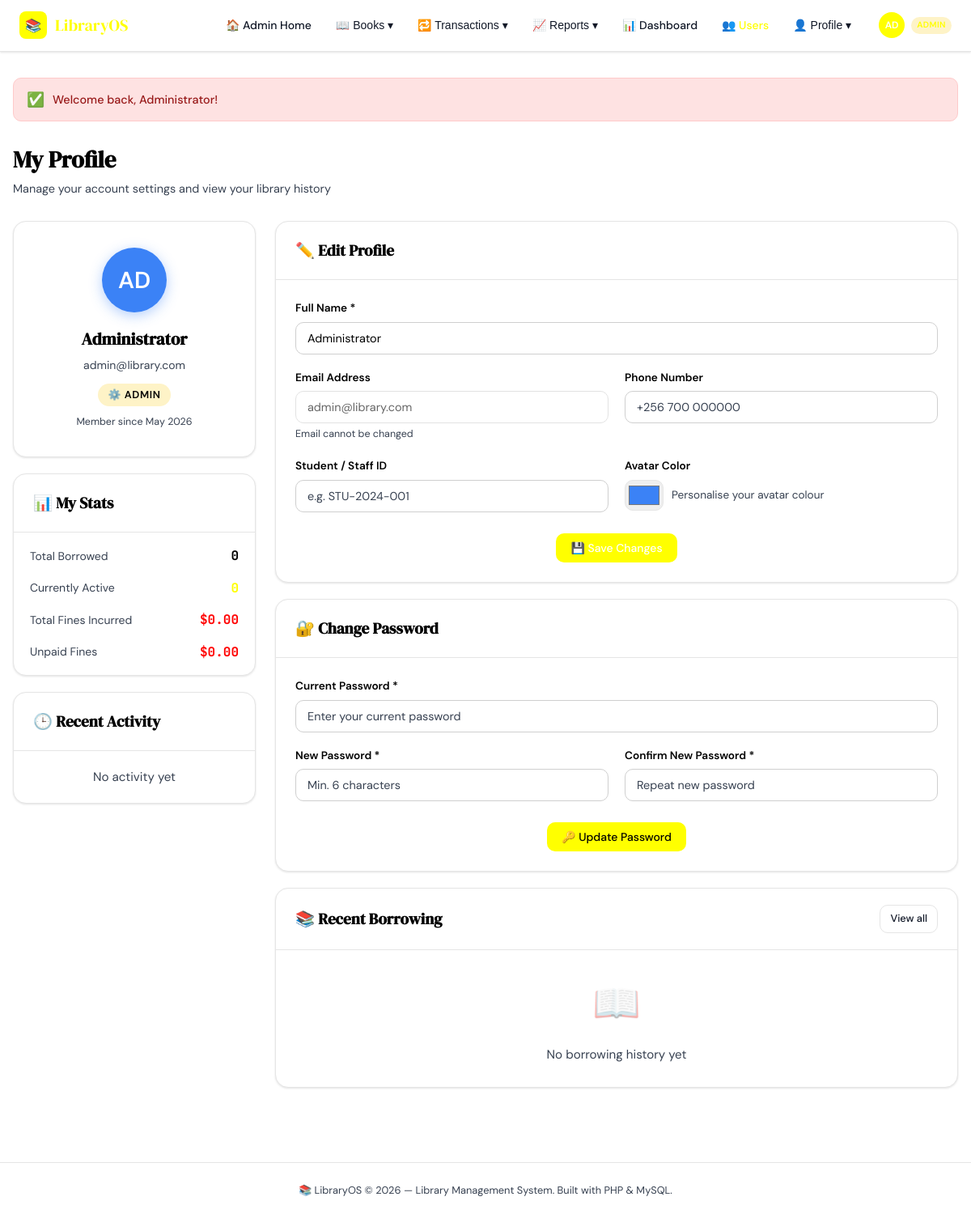
Page /library/profile.php (signed in) on the committed database.
### tables this page shows
CREATE TABLE IF NOT EXISTS `users` (
  `id` int NOT NULL AUTO_INCREMENT,
  `name` varchar(100) NOT NULL,
  `email` varchar(100) NOT NULL,
  `password` varchar(255) NOT NULL,
  `role` enum('admin','student') DEFAULT 'student',
  `student_id` varchar(50) DEFAULT NULL,
  `phone` varchar(20) DEFAULT NULL,
  `avatar_color` varchar(7) DEFAULT '#3B82F6',
  `created_at` timestamp NULL DEFAULT CURRENT_TIMESTAMP,
  `updated_at` timestamp NULL DEFAULT CURRENT_TIMESTAMP ON UPDATE CURRENT_TIMESTAMP,
  PRIMARY KEY (`id`),
  UNIQUE KEY `email` (`email`),
  UNIQUE KEY `student_id` (`student_id`)
);

### config/auth.php (called while the page is built, shortened)
<?php
function sanitize($value): string {
    if (is_scalar($value)) {
        return htmlspecialchars((string)$value, ENT_QUOTES | ENT_SUBSTITUTE, 'UTF-8');
    }
    return htmlspecialchars(json_encode($value, JSON_UNESCAPED_UNICODE), ENT_QUOTES | ENT_SUBSTITUTE, 'UTF-8');
}
function getCurrentUser(): array|false {
    return [
        'id' => (int)($_SESSION['user_id'] ?? 0),
        'name' => (string)($_SESSION['user_name'] ?? ''),
        'role' => (string)($_SESSION['role'] ?? 'student'),
    ];
}

### library/profile.php (the view, shortened to what this page needs)
<?php
require_once __DIR__ . '/../config/auth.php';
$user = getCurrentUser();
$conn = getDBConnection();
$stmt = $conn->prepare("SELECT * FROM users WHERE id=:id");
$stmt->execute([':id' => $user['id']]);
$profile = $stmt->fetch();
$avatarColor = $profile['avatar_color'] ?? '#FFFF00';
$activeBorrowed = (int)($conn->query(
    "SELECT COUNT(*) AS c FROM borrow_records WHERE user_id={$user['id']} AND status IN ('Borrowed','Overdue')"
)->fetch()['c'] ?? 0);
$totalFines = (float)$conn->query(
    "SELECT COALESCE(SUM(fine_amount),0) AS t FROM borrow_records WHERE user_id={$user['id']}"
)->fetch()['t'];
$unpaidFines = (float)$conn->query(
    "SELECT COALESCE(SUM(fine_amount),0) AS t FROM borrow_records WHERE user_id={$user['id']} AND fine_paid=0 AND fine_amount>0 AND status='Returned'"
)->fetch()['t'] ?? 0.0;
$recentActivity = $conn->query(
    "SELECT action, details, created_at FROM activity_log WHERE user_id={$user['id']} ORDER BY created_at DESC LIMIT 8"
);
$borrowHistory  = $conn->query(
    "SELECT br.*, b.title, b.author, b.cover_color FROM borrow_records br JOIN books b ON br.book_id=b.id WHERE br.user_id={$user['id']} ORDER BY br.borrow_date DESC LIMIT 5"
);
$recentActivityRows = $recentActivity ? $recentActivity->fetchAll(PDO::FETCH_ASSOC) : [];
$borrowHistoryRows  = $borrowHistory ? $borrowHistory->fetchAll(PDO::FETCH_ASSOC) : [];
$totalBorrowed = (int)$conn->query(
    "SELECT COUNT(*) AS c FROM borrow_records WHERE user_id={$user['id']}"
)->fetch()['c'];
require_once __DIR__ . '/includes/header.php';
?>
<div class="page-header">
    <div class="page-header-left">
        <h1>My Profile</h1>
        <p>Manage your account settings and view your library history</p>
    </div>
</div>
<div style="display:grid;grid-template-columns:300px 1fr;gap:24px;align-items:start">
    <div style="display:flex;flex-direction:column;gap:20px">
        <div class="card">
            <div class="card-body" style="text-align:center;padding:32px 24px">
                <div style="width:80px;height:80px;border-radius:50%;background:<?= sanitize($avatarColor) ?>;color:#fff;display:flex;align-items:center;justify-content:center;font-size:1.8rem;font-weight:600;margin:0 auto 16px;box-shadow:0 4px 16px <?= sanitize($avatarColor) ?>60">
                    <?= strtoupper(substr($profile['name'],0,2)) ?>
                </div>
                <h2 style="font-family:var(--font-serif);font-size:1.3rem;margin-bottom:4px"><?= sanitize($profile['name']) ?></h2>
                <p style="color:var(--ink-muted);font-size:.875rem;margin-bottom:12px"><?= sanitize($profile['email']) ?></p>
                <span class="badge <?= $profile['role']==='admin'?'badge-warning':'badge-info' ?>" style="font-size:.8rem;padding:4px 12px">
                    <?= $profile['role'] === 'admin' ? '⚙️ Admin' : '🎓 Student' ?>
                </span>
                <p style="font-size:.78rem;color:var(--ink-muted);margin-top:10px">Member since <?= date('F Y', strtotime($profile['created_at'])) ?></p>
            </div>
        </div>
        <div class="card">
            <div class="card-header"><h3 class="card-title">📊 My Stats</h3></div>
            <div class="card-body" style="display:flex;flex-direction:column;gap:14px;padding:16px 20px">
                <div style="display:flex;justify-content:space-between;align-items:center">
                    <span style="font-size:.875rem;color:var(--ink-muted)">Total Borrowed</span>
                    <strong style="font-family:var(--font-mono)"><?= $totalBorrowed ?></strong>
                </div>
                <div style="display:flex;justify-content:space-between;align-items:center">
                    <span style="font-size:.875rem;color:var(--ink-muted)">Currently Active</span>
                    <strong style="font-family:var(--font-mono);color:var(--accent)"><?= $activeBorrowed ?></strong>
                </div>
                <div style="display:flex;justify-content:space-between;align-items:center">
                    <span style="font-size:.875rem;color:var(--ink-muted)">Total Fines Incurred</span>
                    <strong style="font-family:var(--font-mono);color:<?= $totalFines>0?'var(--danger)':'var(--success)' ?>">$<?= number_format($totalFines,2) ?></strong>
                </div>
                <div style="display:flex;justify-content:space-between;align-items:center">
                    <span style="font-size:.875rem;color:var(--ink-muted)">Unpaid Fines</span>
                    <strong style="font-family:var(--font-mono);color:<?= $unpaidFines>0?'var(--danger)':'var(--success)' ?>">$<?= number_format($unpaidFines,2) ?></strong>
                </div>
            </div>
        </div>
        <div class="card">
            <div class="card-header"><h3 class="card-title">🕒 Recent Activity</h3></div>
            <?php
            $actionLabels = [
                'borrow'=>['⬇️','Borrowed a book'],
                'return'=>['⬆️','Returned a book'],
                'profile_update'=>['✏️','Updated profile'],
                'password_change'=>['🔐','Changed password'],
                'reservation'=>['🔖','Made a reservation'],
                'reservation_cancel'=>['❌','Cancelled reservation'],
            ];
if(count($recentActivityRows) === 0): ?>
                <div class="empty-state" style="padding:20px"><p>No activity yet</p></div>
            <?php else: foreach($recentActivityRows as $a):
                $lbl = $actionLabels[$a['action']] ?? ['📋', $a['action']]; ?>
                <div style="padding:10px 16px;border-bottom:1px solid var(--border);font-size:.82rem">
                    <div style="display:flex;gap:8px;align-items:flex-start">
                        <span style="flex-shrink:0"><?= $lbl[0] ?></span>
                        <div>
                            <div style="color:var(--ink-soft)"><?= $a['details'] ? sanitize($a['details']) : $lbl[1] ?></div>
                            <div style="color:var(--ink-muted);font-size:.75rem"><?= date('M d, Y g:i A', strtotime($a['created_at'])) ?></div>
                        </div>
                    </div>
                </div>
<?php endforeach; endif; ?>
        </div>
    </div>
    <div style="display:flex;flex-direction:column;gap:20px">
        <div class="card">
            <div class="card-header"><h3 class="card-title">✏️ Edit Profile</h3></div>
            <div class="card-body">
                <form method="POST">
                    <div class="form-grid">
                        <div class="form-group" style="grid-column:1/-1">
                            <label class="form-label">Full Name *</label>
                            <input type="text" name="name" class="form-control" value="<?= sanitize($profile['name']) ?>" required>
                        </div>
                        <div class="form-group">
                            <label class="form-label">Email Address</label>
                            <input type="email" class="form-control" value="<?= sanitize($profile['email']) ?>" disabled style="opacity:.6;cursor:not-allowed">
                            <div class="form-hint">Email cannot be changed</div>
                        </div>
                        <div class="form-group">
                            <label class="form-label">Phone Number</label>
                            <input type="tel" name="phone" class="form-control" placeholder="+256 700 000000" value="<?= sanitize($profile['phone'] ?? '') ?>">
                        </div>
                        <div class="form-group">
                            <label class="form-label">Student / Staff ID</label>
                            <input type="text" name="student_id" class="form-control" placeholder="e.g. STU-2024-001" value="<?= sanitize($profile['student_id'] ?? '') ?>">
                        </div>
                        <div class="form-group">
                            <label class="form-label">Avatar Color</label>
                            <div style="display:flex;gap:10px;align-items:center">
                                <input type="color" name="avatar_color" value="<?= sanitize($avatarColor) ?>" style="width:48px;height:38px;border:1px solid var(--border);border-radius:var(--radius);cursor:pointer;padding:2px">
                                <span style="font-size:.85rem;color:var(--ink-muted)">Personalise your avatar colour</span>
                            </div>
                        </div>
                    </div>
                    <div class="form-actions">
                        <button type="submit" class="btn btn-primary">💾 Save Changes</button>
                    </div>
                </form>
            </div>
        </div>
        <div class="card">
            <div class="card-header"><h3 class="card-title">🔐 Change Password</h3></div>
            <div class="card-body">
                <form method="POST">
                    <div class="form-group">
                        <label class="form-label">Current Password *</label>
                        <input type="password" name="current_password" class="form-control" placeholder="Enter your current password" required>
                    </div>
                    <div class="form-grid">
                        <div class="form-group">
                            <label class="form-label">New Password *</label>
                            <input type="password" name="new_password" class="form-control" placeholder="Min. 6 characters" required>
                        </div>
                        <div class="form-group">
                            <label class="form-label">Confirm New Password *</label>
                            <input type="password" name="confirm_password" class="form-control" placeholder="Repeat new password" required>
                        </div>
                    </div>
                    <div class="form-actions">
                        <button type="submit" class="btn btn-warning">🔑 Update Password</button>
                    </div>
                </form>
            </div>
        </div>
        <div class="card">
            <div class="card-header">
                <h3 class="card-title">📚 Recent Borrowing</h3>
                <a href="dashboard.php" class="btn btn-ghost btn-sm">View all</a>
            </div>
<?php if(count($borrowHistoryRows) === 0): ?>
                <div class="empty-state" style="padding:28px"><div class="empty-icon">📖</div><p>No borrowing history yet</p></div>
            <?php endif; ?>
        </div>
    </div>
</div>
<?php require_once __DIR__ . '/includes/footer.php'; ?>

### library/includes/header.php (shortened to what this page needs)
<?php
$currentPage = basename($_SERVER['PHP_SELF'], '.php');
$user = isset($_SESSION['user_id']) ? ['name'=>$_SESSION['user_name'],'role'=>$_SESSION['role']] : null;
$flash = null;
if (isset($_SESSION['flash'])) { $flash = $_SESSION['flash']; unset($_SESSION['flash']); }
?>
<!DOCTYPE html>
<html lang="en">
<head>
</head>
<body>
<nav class="nav">
    <div class="nav-inner">
        <a href="index.php" class="nav-brand">
            <div class="brand-icon">📚</div>
            LibraryOS
        </a>
        <div class="nav-links" id="navLinks">
            <a href="index.php" class="nav-link <?= $currentPage==='index'?'active':'' ?>">🏠 Admin Home</a>
            <div class="nav-item">
                <button type="button" class="nav-link nav-dropdown-toggle" aria-haspopup="true" aria-expanded="false">
                    📖 Books ▾
                </button>
            </div>
            <div class="nav-item">
                <button type="button" class="nav-link nav-dropdown-toggle" aria-haspopup="true" aria-expanded="false">
                    🔁 Transactions ▾
                </button>
            </div>
            <div class="nav-item">
                <button type="button" class="nav-link nav-dropdown-toggle" aria-haspopup="true" aria-expanded="false">
                    📈 Reports ▾
                </button>
            </div>
            <a href="dashboard.php" class="nav-link <?= $currentPage==='dashboard'?'active':'' ?>">📊 Dashboard</a>
            <?php if(isset($_SESSION['role']) && $_SESSION['role']==='admin'): ?>
                <a href="users.php" class="nav-link admin-only <?= $currentPage==='users'?'active':'' ?>">👥 Users</a>
            <?php endif; ?>
            <?php if($user): ?>
                <div class="nav-item">
                    <button type="button" class="nav-link nav-dropdown-toggle" aria-haspopup="true" aria-expanded="false">
                        👤 Profile ▾
                    </button>
                </div>
            <?php else: ?>
                <a href="login.php" class="nav-link <?= $currentPage==='login'?'active':'' ?>">🔐 Login</a>
            <?php endif; ?>
        </div>
        <div class="nav-right">
            <?php if($user): ?>
                <div class="nav-user">
                    <div class="nav-avatar"><?= strtoupper(substr($user['name'],0,2)) ?></div>
                    <span class="nav-badge <?= $user['role']==='admin'?'badge-admin':'badge-student' ?>"><?= $user['role'] ?></span>
                </div>
            <?php else: ?>
                <a href="login.php" class="btn-nav-login">Sign In</a>
            <?php endif; ?>
        </div>
    </div>
</nav>
<main>
<?php if($flash): ?>
    <div class="flash flash-<?= $flash['type'] ?>">
        <span class="flash-icon"><?= $flash['type']==='success'?'✅':($flash['type']==='error'?'❌':'⚠️') ?></span>
        <?= sanitize($flash['message']) ?>
    </div>
<?php endif; ?>

### rows in the picture
users: name "AD", name "Administrator", email "admin@library.com", created_at "May 2026", avatar_color "#3b82f6"

### other values in the picture
$flash['message'] "Welcome back, Administrator!"
$totalBorrowed "0"
$activeBorrowed "0"
$totalFines "0.00"
$unpaidFines "0.00"
